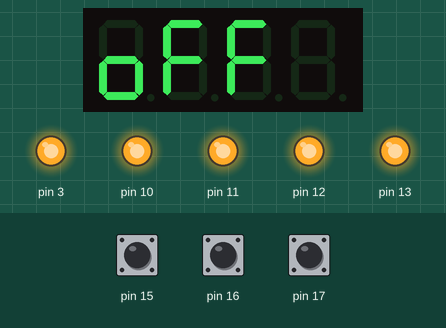
Recording of a sketch running on a simulated Arduino Uno, built with avr-gcc and run on an emulated ATmega328P. On the bench: 4-digit seven-segment display, output pins drawn as LEDs (lit = HIGH). The inputs (shaded band) are chosen by the test bench; at power-on: pin 16 HIGH, pin 15 HIGH, pin 17 HIGH. Random numbers use the default seed unless the sketch sets one.

Above: at 1.2 s.
1.3 s: pin 16 pulled LOW for 3.2 s
At 3.65 s:
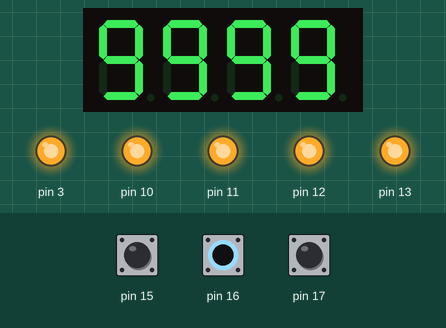
5.1 s: pin 15 pulled LOW for 0.15 s
At 6.2 s:
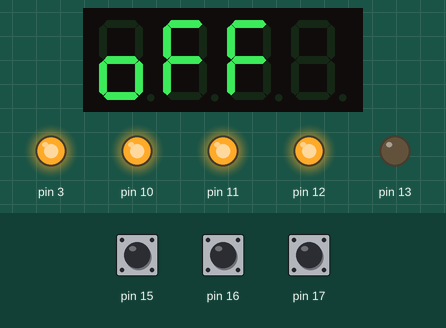
6.7 s: pin 17 pulled LOW for 3.2 s
At 9.15 s:
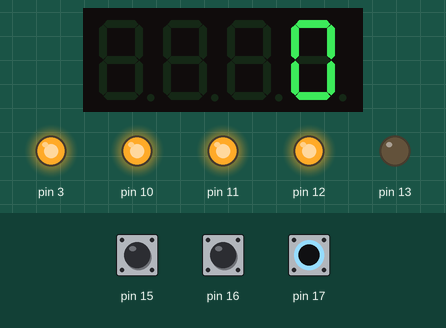
10.5 s: pin 15 pulled LOW for 1 s
At 12.7 s:
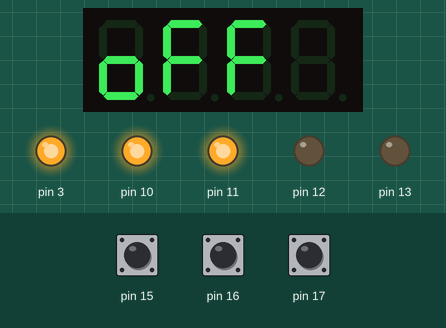
13.0 s: pin 15 pulled LOW for 0.15 s
At 13.31 s:
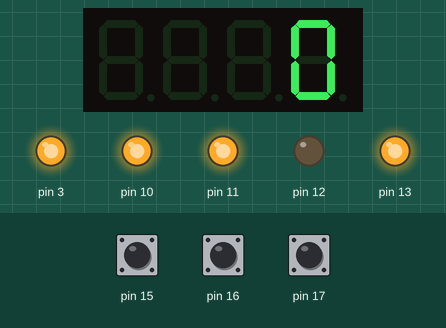
13.7 s: pin 15 pulled LOW for 0.15 s
At 14.7 s:
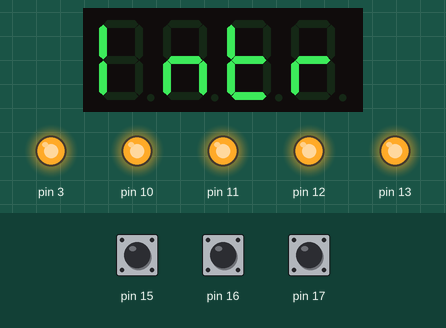
Timing chart, 0 to 15.4 s (numbered marks = the images above; inputs shaded):
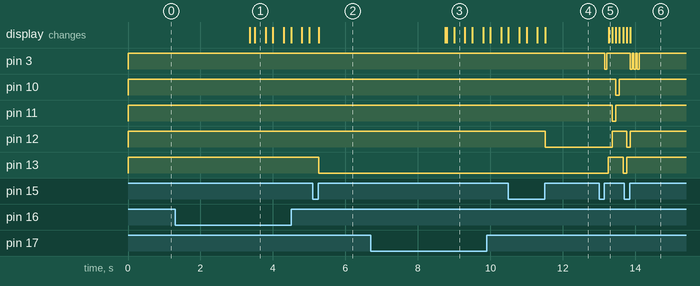

The sketch:

sketch_shield_multifuncao_sorteador_numeros.ino
```cpp
#include <TimerOne.h> // Bibliotec TimerOne
#include <Wire.h>
#include <MultiFuncShield.h> // Biblioteca Multifunction shield

#define RANGE_MAX_NUMBER 9999
#define RANGE_MIN_NUMBER 0000

enum GeneratorModeValues
{
  GENERATOR_STOPPED,
  GENERATOR_STARTED,
  SETTING_RANGE_MAX_NUM_STARTED,
  SETTING_RANGE_MIN_NUM_STARTED
};
enum RangeStatusValues
{
  RANGE_NOT_SET,
  RANGE_SET
};
enum ledModeValues
{
  LED_ALL_OFF,
  LED_1_ON,
  LED_2_ON,
  LED_3_ON,
  LED_4_ON
};
enum AnimationModeValues
{
  ANIMATION_STOPPED,
  ANIMATION_STARTED,
  ANIMATION_STAGE1,
  ANIMATION_STAGE2,
  ANIMATION_STAGE3,
  ANIMATION_STAGE4,
  ANIMATION_FINALE,
  ANIMATION_INTERRUPTED
};

AnimationModeValues currentAnim = ANIMATION_STOPPED;
GeneratorModeValues currentState = GENERATOR_STOPPED;
RangeStatusValues rangeMaxFlag = RANGE_NOT_SET;
RangeStatusValues rangeMinFlag = RANGE_NOT_SET;
ledModeValues currentLedMode = LED_ALL_OFF;
int currentMax = RANGE_MAX_NUMBER;
int currentMin = RANGE_MIN_NUMBER;
int countup = 0;
int value = 0;

void AnimateLeds()
{
  switch (currentLedMode)
  {
    case LED_ALL_OFF:
      currentLedMode = LED_1_ON;
      MFS.writeLeds(LED_1, ON);
      break;
    case LED_1_ON:
      MFS.writeLeds(LED_1, OFF);
      currentLedMode = LED_2_ON;
      MFS.writeLeds(LED_2, ON);
      break;
    case LED_2_ON:
      MFS.writeLeds(LED_2, OFF);
      currentLedMode = LED_3_ON;
      MFS.writeLeds(LED_3, ON);
      break;
    case LED_3_ON:
      MFS.writeLeds(LED_3, OFF);
      currentLedMode = LED_4_ON;
      MFS.writeLeds(LED_4, ON);
      break;
    case LED_4_ON:
      MFS.writeLeds(LED_4, OFF);
      currentLedMode = LED_ALL_OFF;
      break;
  }
}

void DisplayRange(int range, bool blink) {
  MFS.write(range);
  if (blink)
    MFS.blinkDisplay(DIGIT_ALL, ON);
  else
    MFS.blinkDisplay(DIGIT_ALL, OFF);
}

void IncrementRange(int &range) {
  range = range + 100;
  if (range > RANGE_MAX_NUMBER)
    range = RANGE_MAX_NUMBER;
  if (range > currentMax)
    range = range - 100;
  MFS.write(range);
}

void DecrementRange(int &range) {
  range = range - 100;
  if (range < RANGE_MIN_NUMBER)
    range = RANGE_MIN_NUMBER;
  if (range < currentMin)
    range = range + 100;
  MFS.write(range);
}

void SetMaxRange() {
  rangeMaxFlag = RANGE_SET;
  MFS.writeLeds(LED_1, ON);
}

void SetMinRange() {
  rangeMinFlag = RANGE_SET;
  MFS.writeLeds(LED_2, ON);
}

void GeneratorStopped()
{
  currentState = GENERATOR_STOPPED;
  MFS.write("off");
  MFS.blinkDisplay(DIGIT_ALL, OFF);
}

void Buzzer(byte bipLength, byte silenceLength, byte bipLoops, byte totalLoops, byte waitBetweenLoops)
{
  MFS.beep(bipLength,           // Define um bip
           silenceLength,       // Define um silencio
           bipLoops,            // Define o loop de reprodução do bip
           totalLoops,          // Define a quantidade de execuções do loop
           waitBetweenLoops);   // Define o tempo de espera entre os loops
}

void Interrupt()
{
  currentAnim = ANIMATION_INTERRUPTED;
}

void Raffle()
{
  if (rangeMaxFlag != RANGE_SET || rangeMinFlag != RANGE_SET) {
    return;
  }


  value = random(currentMin, currentMax + 1);

  currentState = GENERATOR_STARTED;
  currentAnim = ANIMATION_STARTED;
}

void shortAction3()
{
  switch (currentState)
  {
    case GENERATOR_STOPPED: DisplayRange(currentMin, false); break;
    case GENERATOR_STARTED: Serial.println("Not implemented"); break;
    case SETTING_RANGE_MAX_NUM_STARTED: DecrementRange(currentMax); break;
    case SETTING_RANGE_MIN_NUM_STARTED: DecrementRange(currentMin); break;
  }
}

void longAction3()
{
  switch (currentState)
  {
    case GENERATOR_STOPPED: DisplayRange(currentMin, true); currentState = SETTING_RANGE_MIN_NUM_STARTED; break;
    case GENERATOR_STARTED: Serial.println("Not implemented"); break;
    case SETTING_RANGE_MAX_NUM_STARTED: DecrementRange(currentMax); break;
    case SETTING_RANGE_MIN_NUM_STARTED: DecrementRange(currentMin); break;
  }
}

void shortAction2()
{
  switch (currentState)
  {
    case GENERATOR_STOPPED: DisplayRange(currentMax, false); break;
    case GENERATOR_STARTED: Serial.println("Not implemented"); break;
    case SETTING_RANGE_MAX_NUM_STARTED: IncrementRange(currentMax); break;
    case SETTING_RANGE_MIN_NUM_STARTED: IncrementRange(currentMin); break;
  }
}

void longAction2()
{
  switch (currentState)
  {
    case GENERATOR_STOPPED: DisplayRange(currentMax, true); currentState = SETTING_RANGE_MAX_NUM_STARTED; break;
    case GENERATOR_STARTED: Serial.println("Not implemented"); break;
    case SETTING_RANGE_MAX_NUM_STARTED: IncrementRange(currentMax); break;
    case SETTING_RANGE_MIN_NUM_STARTED: IncrementRange(currentMin); break;
  }
}

void shortAction1()
{
  switch (currentState)
  {
    case GENERATOR_STOPPED: Raffle(); break;
    case GENERATOR_STARTED: Interrupt(); break;
    case SETTING_RANGE_MAX_NUM_STARTED: GeneratorStopped(); SetMaxRange(); break;
    case SETTING_RANGE_MIN_NUM_STARTED: GeneratorStopped(); SetMinRange(); break;
  }
}

void longAction1()
{
  switch (currentState)
  {
    case GENERATOR_STOPPED: Serial.println("Not implemented"); break;
    case GENERATOR_STARTED: Serial.println("Not implemented"); break;
    case SETTING_RANGE_MAX_NUM_STARTED: Serial.println("Not implemented"); break;
    case SETTING_RANGE_MIN_NUM_STARTED: Serial.println("Not implemented"); break;
  }
}

void button3(byte buttonAction)
{
  switch (buttonAction) {
    case BUTTON_SHORT_RELEASE_IND: shortAction3(); break;
    case BUTTON_LONG_PRESSED_IND: longAction3(); break;
    default: return;
  }
}

void button2(byte buttonAction)
{
  switch (buttonAction) {
    case BUTTON_SHORT_RELEASE_IND: shortAction2(); break;
    case BUTTON_LONG_PRESSED_IND: longAction2(); break;
    default: return;
  }
}

void button1(byte buttonAction)
{
  switch (buttonAction) {
    case BUTTON_SHORT_RELEASE_IND: shortAction1(); break;
    case BUTTON_LONG_PRESSED_IND: longAction1(); break;
    default: return;
  }
}

void check_buttons()
{
  byte btn = MFS.getButton();                            // verifica o status dos botões

  if (btn)                                               // se valor <> zero, botão pressionado
  {
    byte buttonNumber = btn & B00111111;                 // AND bit a bit para identificar o botão
    byte buttonAction = btn & B11000000;                 // AND bit a bit para identificar o evento

    //Serial.print("BOTAO_");                              // imprime mensagem
    //Serial.write(buttonNumber + '0');                    // imprime o caractere da tabela ASCII correspondente ao código fornecido
    //Serial.print("_");                                   // imprime caracttere sublinhado
    switch (buttonNumber) {
      case 1: button1(buttonAction); break;
      case 2: button2(buttonAction); break;
      case 3: button3(buttonAction); break;
      default: return;
    }
  }
}

void play_animation()
{
  if (currentAnim == ANIMATION_STOPPED)
    return;

  AnimateLeds();
  switch (currentAnim)
  {
  case ANIMATION_STARTED:
    Buzzer(5,0,1,1,0);
    currentAnim = ANIMATION_STAGE1;
    countup = 0;
    break;
  case ANIMATION_STAGE1:
    MFS.write(countup*1000 + countup*100 + countup*10 + countup);
    countup++;
    if (countup > 9) {
      countup = 0;
      currentAnim = ANIMATION_STAGE2;
    }
    break;
  case ANIMATION_STAGE2:
    MFS.write(countup*1000 + countup*100 + countup*10 + value % 10);
    countup++;
    if (countup > 9) {
      countup = 0;
      currentAnim = ANIMATION_STAGE3;
    }
    break;
  case ANIMATION_STAGE3:
    MFS.write(countup*1000 + countup*100 + value % 100);
    countup++;
    if (countup > 9) {
      countup = 0;
      currentAnim = ANIMATION_STAGE4;
    }
    break;
  case ANIMATION_STAGE4:
    MFS.write(countup*1000 + value % 1000);
    countup++;
    if (countup > 9) {
      countup = 0;
      currentAnim = ANIMATION_FINALE;
    }
    break;
  case ANIMATION_FINALE:
    MFS.write(value);
    MFS.blinkDisplay(DIGIT_ALL, OFF);
    Buzzer(50,50,3,1,0);
    currentState = GENERATOR_STOPPED;
    currentAnim = ANIMATION_STOPPED;
    break;
  case ANIMATION_INTERRUPTED:
    MFS.write("Intr");
    MFS.writeLeds(LED_ALL, OFF);
    Buzzer(5,5,3,1,0);
    rangeMaxFlag = RANGE_NOT_SET;
    rangeMinFlag = RANGE_NOT_SET;
    currentState = GENERATOR_STOPPED;
    currentAnim = ANIMATION_STOPPED;
    break;
  default:
    break;
  }
  delay(100);
}

void setup()
{
  Serial.begin(9600);
  Timer1.initialize(); // inicializa o Timer 1
  MFS.initialize(&Timer1); // initializa a biblioteca Multi função
  GeneratorStopped();
  MFS.writeLeds(LED_ALL, OFF);
  randomSeed(analogRead(A0));
}

void loop()
{
  check_buttons();
  play_animation();
}
```

Measured:
- after the input at 1.3 s, the display: first changes after 2.1 s (image 1 shows a later state)
- after the input at 5.1 s, pin 13: HIGH → LOW after 0.16 s
- after the input at 6.7 s, the display: changes after 2.1 s (image 3)
- after the input at 10.5 s, pin 12: HIGH → LOW after 1.0 s
- after the input at 13.0 s, pin 3: HIGH → LOW after 0.16 s, → HIGH 0.05 s later; pin 10: HIGH → LOW after 0.46 s, → HIGH 0.10 s later; pin 11: HIGH → LOW after 0.36 s, → HIGH 0.10 s later; pin 12: LOW → HIGH after 0.36 s; pin 13: LOW → HIGH after 0.26 s, → LOW 0.40 s later; the display: changes after 0.26 s (image 5)
- after the input at 13.7 s, pin 3: alternates HIGH for 0.05 s and LOW for 0.05 s, 6 changes in all, then stays HIGH, starting after 0.16 s
